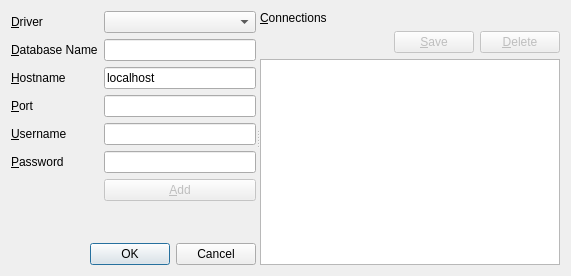
<ui version="4.0" >
 <class>ConnectionDialog</class>
 <widget class="QDialog" name="ConnectionDialog" >
  <property name="geometry" >
   <rect>
    <x>0</x>
    <y>0</y>
    <width>571</width>
    <height>276</height>
   </rect>
  </property>
  <property name="windowTitle" >
   <string>Dialog</string>
  </property>
  <layout class="QGridLayout" name="gridLayout" >
   <item row="0" column="0" >
    <widget class="QSplitter" name="splitter" >
     <property name="orientation" >
      <enum>Qt::Horizontal</enum>
     </property>
     <widget class="QWidget" name="layoutWidget" >
      <layout class="QVBoxLayout" name="verticalLayout_2" >
       <item>
        <layout class="QFormLayout" name="formLayout" >
         <property name="fieldGrowthPolicy" >
          <enum>QFormLayout::AllNonFixedFieldsGrow</enum>
         </property>
         <item row="0" column="0" >
          <widget class="QLabel" name="label" >
           <property name="text" >
            <string>&amp;Driver</string>
           </property>
           <property name="buddy" >
            <cstring>driversComboBox</cstring>
           </property>
          </widget>
         </item>
         <item row="0" column="1" >
          <widget class="QComboBox" name="driversComboBox" />
         </item>
         <item row="1" column="0" >
          <widget class="QLabel" name="label_3" >
           <property name="text" >
            <string>&amp;Database Name</string>
           </property>
           <property name="buddy" >
            <cstring>databaseLineEdit</cstring>
           </property>
          </widget>
         </item>
         <item row="1" column="1" >
          <widget class="QLineEdit" name="databaseLineEdit" >
           <property name="text" >
            <string/>
           </property>
          </widget>
         </item>
         <item row="2" column="0" >
          <widget class="QLabel" name="label_2" >
           <property name="text" >
            <string>&amp;Hostname</string>
           </property>
           <property name="buddy" >
            <cstring>hostLineEdit</cstring>
           </property>
          </widget>
         </item>
         <item row="2" column="1" >
          <widget class="QLineEdit" name="hostLineEdit" >
           <property name="text" >
            <string>localhost</string>
           </property>
          </widget>
         </item>
         <item row="4" column="0" >
          <widget class="QLabel" name="label_4" >
           <property name="text" >
            <string>&amp;Username</string>
           </property>
           <property name="buddy" >
            <cstring>userLineEdit</cstring>
           </property>
          </widget>
         </item>
         <item row="4" column="1" >
          <widget class="QLineEdit" name="userLineEdit" />
         </item>
         <item row="5" column="0" >
          <widget class="QLabel" name="label_5" >
           <property name="text" >
            <string>&amp;Password</string>
           </property>
           <property name="buddy" >
            <cstring>passwordLineEdit</cstring>
           </property>
          </widget>
         </item>
         <item row="5" column="1" >
          <widget class="QLineEdit" name="passwordLineEdit" />
         </item>
         <item row="6" column="1" >
          <widget class="QPushButton" name="addConnectionButton" >
           <property name="enabled" >
            <bool>false</bool>
           </property>
           <property name="text" >
            <string>&amp;Add</string>
           </property>
          </widget>
         </item>
         <item row="3" column="1" >
          <widget class="QLineEdit" name="portLineEdit" />
         </item>
         <item row="3" column="0" >
          <widget class="QLabel" name="label_7" >
           <property name="text" >
            <string>&amp;Port</string>
           </property>
           <property name="buddy" >
            <cstring>portLineEdit</cstring>
           </property>
          </widget>
         </item>
        </layout>
       </item>
       <item>
        <spacer name="verticalSpacer" >
         <property name="orientation" >
          <enum>Qt::Vertical</enum>
         </property>
         <property name="sizeHint" stdset="0" >
          <size>
           <width>20</width>
           <height>40</height>
          </size>
         </property>
        </spacer>
       </item>
       <item>
        <widget class="QDialogButtonBox" name="buttonBox" >
         <property name="orientation" >
          <enum>Qt::Horizontal</enum>
         </property>
         <property name="standardButtons" >
          <set>QDialogButtonBox::Cancel|QDialogButtonBox::Ok</set>
         </property>
        </widget>
       </item>
      </layout>
     </widget>
     <widget class="QWidget" name="layoutWidget" >
      <layout class="QVBoxLayout" name="verticalLayout" >
       <item>
        <widget class="QLabel" name="label_6" >
         <property name="text" >
          <string>&amp;Connections</string>
         </property>
         <property name="buddy" >
          <cstring>connListWidget</cstring>
         </property>
        </widget>
       </item>
       <item>
        <layout class="QHBoxLayout" name="horizontalLayout" >
         <item>
          <spacer name="horizontalSpacer" >
           <property name="orientation" >
            <enum>Qt::Horizontal</enum>
           </property>
           <property name="sizeHint" stdset="0" >
            <size>
             <width>40</width>
             <height>20</height>
            </size>
           </property>
          </spacer>
         </item>
         <item>
          <widget class="QPushButton" name="saveConnectionButton" >
           <property name="enabled" >
            <bool>false</bool>
           </property>
           <property name="text" >
            <string>&amp;Save</string>
           </property>
          </widget>
         </item>
         <item>
          <widget class="QPushButton" name="deleteConnectionButton" >
           <property name="enabled" >
            <bool>false</bool>
           </property>
           <property name="text" >
            <string>&amp;Delete</string>
           </property>
          </widget>
         </item>
        </layout>
       </item>
       <item>
        <widget class="QListWidget" name="connListWidget" />
       </item>
      </layout>
     </widget>
    </widget>
   </item>
  </layout>
 </widget>
 <tabstops>
  <tabstop>driversComboBox</tabstop>
  <tabstop>databaseLineEdit</tabstop>
  <tabstop>hostLineEdit</tabstop>
  <tabstop>portLineEdit</tabstop>
  <tabstop>userLineEdit</tabstop>
  <tabstop>passwordLineEdit</tabstop>
  <tabstop>addConnectionButton</tabstop>
  <tabstop>buttonBox</tabstop>
  <tabstop>connListWidget</tabstop>
 </tabstops>
 <resources/>
 <connections>
  <connection>
   <sender>buttonBox</sender>
   <signal>rejected()</signal>
   <receiver>ConnectionDialog</receiver>
   <slot>reject()</slot>
   <hints>
    <hint type="sourcelabel" >
     <x>316</x>
     <y>260</y>
    </hint>
    <hint type="destinationlabel" >
     <x>286</x>
     <y>274</y>
    </hint>
   </hints>
  </connection>
  <connection>
   <sender>addConnectionButton</sender>
   <signal>clicked()</signal>
   <receiver>ConnectionDialog</receiver>
   <slot>addConnection()</slot>
   <hints>
    <hint type="sourcelabel" >
     <x>186</x>
     <y>172</y>
    </hint>
    <hint type="destinationlabel" >
     <x>285</x>
     <y>124</y>
    </hint>
   </hints>
  </connection>
  <connection>
   <sender>databaseLineEdit</sender>
   <signal>textChanged(QString)</signal>
   <receiver>ConnectionDialog</receiver>
   <slot>checkConnectionFields()</slot>
   <hints>
    <hint type="sourcelabel" >
     <x>186</x>
     <y>49</y>
    </hint>
    <hint type="destinationlabel" >
     <x>285</x>
     <y>124</y>
    </hint>
   </hints>
  </connection>
  <connection>
   <sender>hostLineEdit</sender>
   <signal>textChanged(QString)</signal>
   <receiver>ConnectionDialog</receiver>
   <slot>checkConnectionFields()</slot>
   <hints>
    <hint type="sourcelabel" >
     <x>186</x>
     <y>80</y>
    </hint>
    <hint type="destinationlabel" >
     <x>285</x>
     <y>124</y>
    </hint>
   </hints>
  </connection>
  <connection>
   <sender>userLineEdit</sender>
   <signal>textChanged(QString)</signal>
   <receiver>ConnectionDialog</receiver>
   <slot>checkConnectionFields()</slot>
   <hints>
    <hint type="sourcelabel" >
     <x>186</x>
     <y>111</y>
    </hint>
    <hint type="destinationlabel" >
     <x>285</x>
     <y>124</y>
    </hint>
   </hints>
  </connection>
  <connection>
   <sender>passwordLineEdit</sender>
   <signal>textChanged(QString)</signal>
   <receiver>ConnectionDialog</receiver>
   <slot>checkConnectionFields()</slot>
   <hints>
    <hint type="sourcelabel" >
     <x>186</x>
     <y>142</y>
    </hint>
    <hint type="destinationlabel" >
     <x>285</x>
     <y>124</y>
    </hint>
   </hints>
  </connection>
  <connection>
   <sender>driversComboBox</sender>
   <signal>currentIndexChanged(QString)</signal>
   <receiver>ConnectionDialog</receiver>
   <slot>checkConnectionFields()</slot>
   <hints>
    <hint type="sourcelabel" >
     <x>186</x>
     <y>18</y>
    </hint>
    <hint type="destinationlabel" >
     <x>285</x>
     <y>124</y>
    </hint>
   </hints>
  </connection>
  <connection>
   <sender>buttonBox</sender>
   <signal>accepted()</signal>
   <receiver>ConnectionDialog</receiver>
   <slot>accept()</slot>
   <hints>
    <hint type="sourcelabel" >
     <x>138</x>
     <y>231</y>
    </hint>
    <hint type="destinationlabel" >
     <x>285</x>
     <y>124</y>
    </hint>
   </hints>
  </connection>
  <connection>
   <sender>saveConnectionButton</sender>
   <signal>clicked()</signal>
   <receiver>ConnectionDialog</receiver>
   <slot>saveConnection()</slot>
   <hints>
    <hint type="sourcelabel" >
     <x>462</x>
     <y>38</y>
    </hint>
    <hint type="destinationlabel" >
     <x>285</x>
     <y>137</y>
    </hint>
   </hints>
  </connection>
  <connection>
   <sender>deleteConnectionButton</sender>
   <signal>clicked()</signal>
   <receiver>ConnectionDialog</receiver>
   <slot>deleteConnection()</slot>
   <hints>
    <hint type="sourcelabel" >
     <x>530</x>
     <y>38</y>
    </hint>
    <hint type="destinationlabel" >
     <x>285</x>
     <y>137</y>
    </hint>
   </hints>
  </connection>
 </connections>
 <slots>
  <slot>addConnection()</slot>
  <slot>checkConnectionFields()</slot>
  <slot>saveConnection()</slot>
  <slot>deleteConnection()</slot>
 </slots>
</ui>
